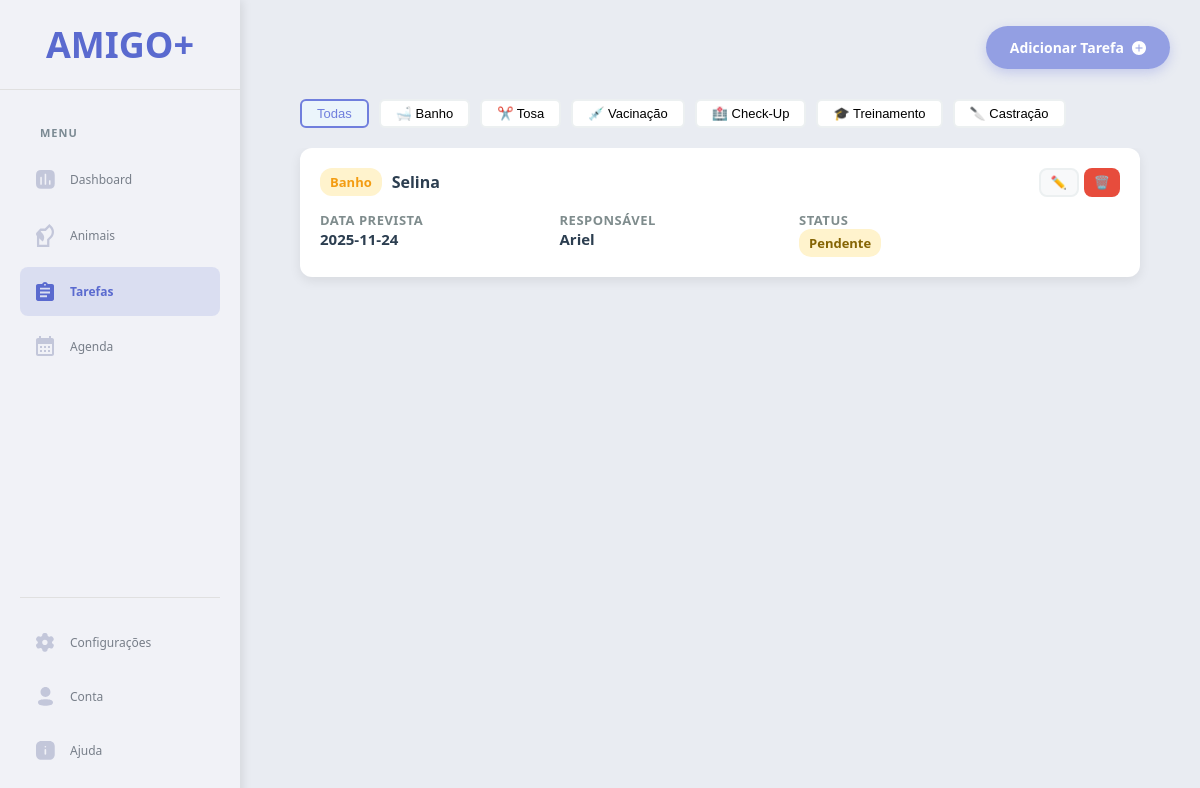
/tasks, run on an earlier commit of the app's database.
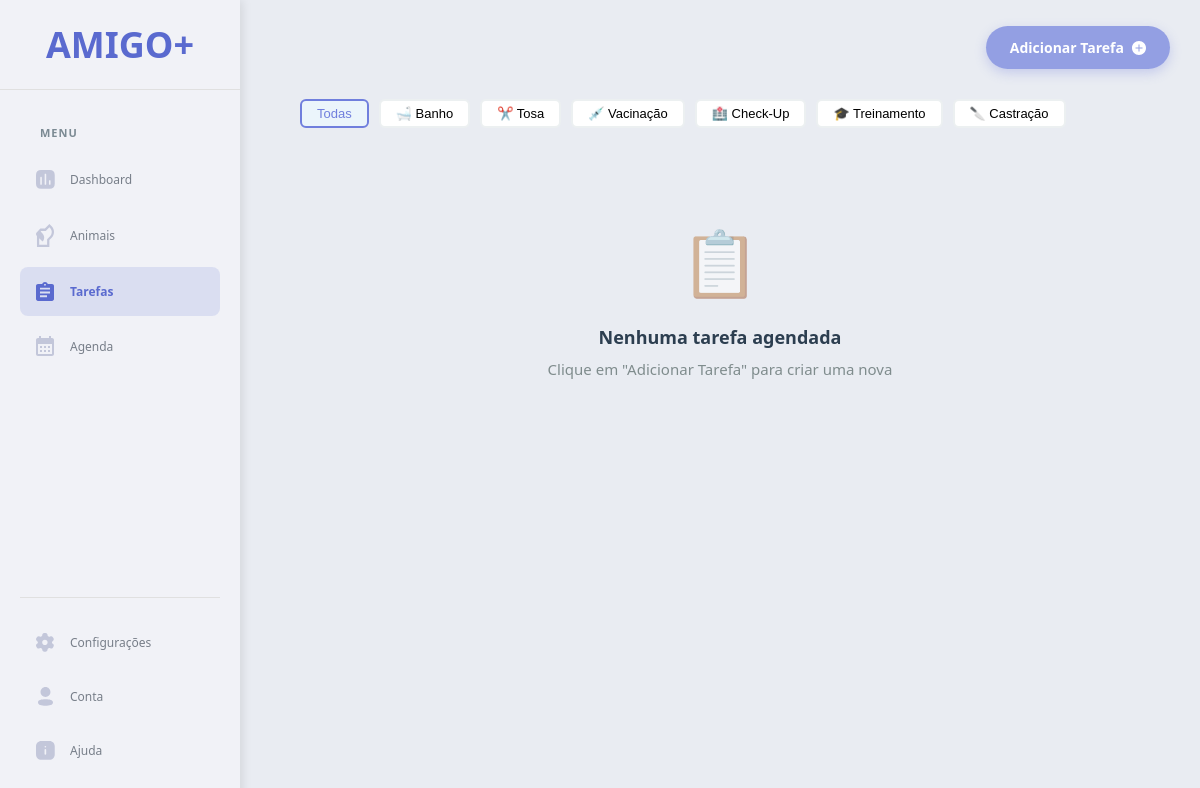
And on a later commit of the database.
### tables this page shows
CREATE TABLE tarefas(id integer primary key, nome text, tarefa text, data text, responsavel text, animal_id INTEGER);

### main.py (the view)
@app.route('/tasks')
def tasks_page():
    tasks = ler_tarefas()
    stats = get_dashboard_stats()
    return render_template(
        'tasks.html',
        page='tasks',
        tasks=tasks,
        total_animals=stats['total_animals'],
        pending_tasks=stats['pending_tasks'],
        in_treatment=stats['in_treatment']
    )

### TAREFAS_CRUD.py (called while the page is built)
def ler_tarefas():
    conn = sqlite3.connect(BANCO)
    conn.row_factory = sqlite3.Row
    cur = conn.cursor()
    cur.execute("SELECT * FROM tarefas")
    tarefas = []
    linhas = cur.fetchall()
    for row in linhas:
        tarefa_dict = dict(row)
        tarefas.append(tarefa_dict)
    conn.close()
    return tarefas

### animal_crud.py (called while the page is built)
def parsear_comportamento(comportamento_str):
    if not comportamento_str:
        return {}
    try:
        return json.loads(comportamento_str)
    except (json.JSONDecodeError, TypeError):
        return {}

def ler_animais():
    conn = sqlite3.connect(BANCO)
    conn.row_factory = sqlite3.Row
    cur = conn.cursor()
    cur.execute("SELECT * FROM animais")
    linhas = cur.fetchall()
    animais = []
    for row in linhas:
        animal_dict = dict(row)
        animal_dict = preparar_animal_dict(animal_dict)
        animais.append(animal_dict)
    conn.close()
    return animais

### templates/tasks.html (shortened to what this page needs)
{% extends "base.html" %}
{% block content %}
<button class="btn-floating-add" onclick="openModal('addTaskModal')">
    <span class="btn-text">Adicionar Tarefa</span>
    <svg xmlns="http://www.w3.org/2000/svg" width="14" height="14" viewBox="0 0 14 14" fill="none">
        <path d="M7 0C3.13 0 0 3.13 0 7C0 10.87 3.13 14 7 14C10.87 14 14 10.87 14 7C14 3.13 10.87 0 7 0ZM10.5 7.5H7.5V10.5H6.5V7.5H3.5V6.5H6.5V3.5H7.5V6.5H10.5V7.5Z" fill="white"/>
    </svg>
</button>
<div class="content-area" style="flex-direction: column; gap: 20px;">
    <div style="display: flex; gap: 10px; padding: 0 30px;">
        <div class="filters" style="margin-top: 0;">
            <button class="filter-btn active" data-filter="all">Todas</button>
            <button class="filter-btn" data-filter="Banho">🛁 Banho</button>
            <button class="filter-btn" data-filter="Tosa">✂️ Tosa</button>
            <button class="filter-btn" data-filter="Vacinação">💉 Vacinação</button>
            <button class="filter-btn" data-filter="Check-Up">🏥 Check-Up</button>
            <button class="filter-btn" data-filter="Treinamento">🎓 Treinamento</button>
            <button class="filter-btn" data-filter="Castração">🔪 Castração</button>
        </div>
    </div>
    <div style="padding: 0 30px; flex: 1; overflow-y: auto;">
        <div id="tasksList">
            {% for task in tasks %}
            <div class="card" style="margin-bottom: 15px;" data-task-id="{{ task.id }}" data-tipo="{{ task.tarefa }}">
                <div style="display: flex; justify-content: space-between; align-items: start;">
                    <div style="flex: 1;">
                        <div style="display: flex; align-items: center; gap: 10px; margin-bottom: 10px;">
                            <span class="badge badge-warning" style="margin-top: 0;">{{ task.tarefa }}</span>
                            <span style="font-weight: 600; color: #2c3e50;">{{ task.nome }}</span>
                        </div>
                        <div style="display: grid; grid-template-columns: repeat(3, 1fr); gap: 15px; margin-top: 15px;">
                            <div>
                                <div class="info-label">Data Prevista</div>
                                <div class="info-value">{{ task.data }}</div>
                            </div>
                            <div>
                                <div class="info-label">Responsável</div>
                                <div class="info-value">{{ task.responsavel }}</div>
                            </div>
                            <div>
                                <div class="info-label">Status</div>
                                <span class="badge badge-process" style="margin-top: 0;">Pendente</span>
                            </div>
                        </div>
                    </div>
                    <div style="display: flex; gap: 5px; margin-left: 15px;">
                        <button class="btn btn-sm btn-secondary" onclick="editTask({{ task.id }})">✏️</button>
                        <button class="btn btn-sm btn-danger" onclick="deleteTask({{ task.id }})">🗑️</button>
                    </div>
                </div>
            </div>
            {% else %}
            <div class="empty-state">
                <div class="empty-icon">📋</div>
                <div class="empty-text">Nenhuma tarefa agendada</div>
                <div class="empty-subtext">Clique em "Adicionar Tarefa" para criar uma nova</div>
            </div>
            {% endfor %}
        </div>
    </div>
</div>
{% endblock %}
{% block extra_css %}
<link rel="stylesheet" href="{{ url_for('static', filename='css/modal.css') }}">
{% endblock %}

What changed in the data, as far as the page shows it:
removed tarefas: tarefa "Banho", nome "Selina", data "2025-11-24", responsavel "Ariel"
Also different on the page:
text now shown: "📋 Nenhuma tarefa agendada Clique em \"Adicionar Tarefa\" para criar uma nova"
